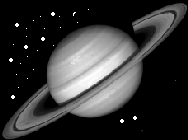
#> input picture digitalInfromationHandling/saturn3.GIF, 188 x 140 px, found by its file name
$ jupyter execute Untitled.ipynb
#> lines starting #> are read from the running program, lines starting #| are printed output that depends on the picture; long printed decimals are rounded
#> further down, input_image is the input picture: PIL image 188x140 P; min 0, max 254, mean 51.2
[cell 1]
import numpy as np
from PIL import Image

[cell 2]
def median_filter(image, kernel_size):
#> called with kernel_size = 3
    width, height = image.size
#> width = 188; height = 140
    half_kernel = kernel_size // 2
    image = np.array(image)

    result = np.zeros((height, width), dtype=np.uint8)

    for y in range(half_kernel, height - half_kernel):
        for x in range(half_kernel, width - half_kernel):
            window = image[y - half_kernel:y + half_kernel + 1, x - half_kernel:x + half_kernel + 1]
            window = sorted((window.reshape((1,-1)))[0])
            median_value = np.median(window)
            result[y, x] = int(median_value)

    return Image.fromarray(result)

[cell 3]
input_image = Image.open("saturn3.gif")

[cell 4]
input_image

[cell 5]
kernel_size = 3
output_image = median_filter(input_image, kernel_size)

[cell 6]
output_image

[cell 7]
output_image.save("output.gif")

[cell 8]
img = np.array(Image.open("moon.tif"))
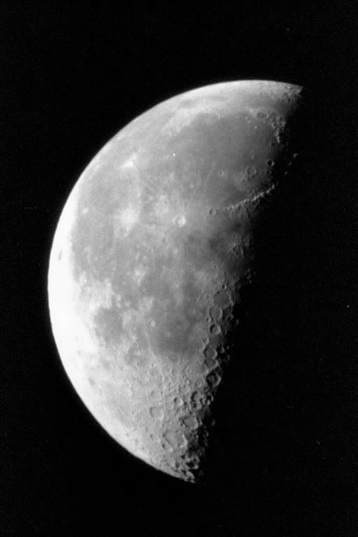
#> input picture digitalInfromationHandling/moon.tif, 358 x 537 px
#> img is the input picture: shape (537, 358); min 0, max 253, mean 52.9
img  =Image.fromarray((img))
img.convert('RGB')

[cell 9]
input_image2 = np.array(img)/255
input_image2

[cell 10]
import scipy as sp

[cell 11]
F_u_v = sp.fftpack.fftn(input_image2)


F_u_v.shape
#> Out = (537, 358)

[cell 12]
M = 1
a =1
b =0.01

[cell 13]
answ = np.zeros(F_u_v.shape)

answ= sp.fftpack.ifftn(M * np.log(a + b * np.abs(F_u_v)) * np.exp(1j*np.arctan2(F_u_v.imag,F_u_v.real)) )

[cell 14]
from IPython.display import display

print(np.array(input_image2), np.abs(answ)  )
#> (printed output is left out)

mx = np.max(np.abs(answ))
#> mx = 0.00346
print(mx)
#| 0.00346

mn = np.min(np.abs(answ))
#> mn = 7.52e-10
print(mn)
#| 7.515749948148663e-10
answ=(np.abs(answ)-mn)/(mx-mn)*255.0
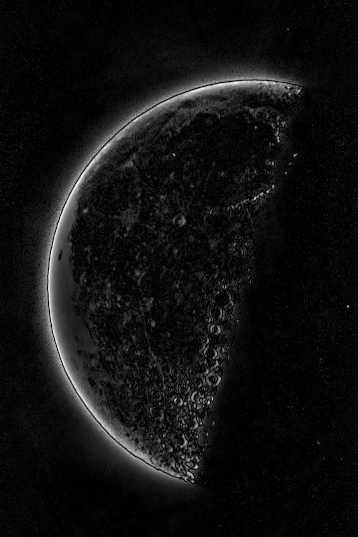
#> answ: shape (537, 358) float64; min 0, max 255, mean 17.7

[cell 15]
img  =Image.fromarray((answ))
#> img: PIL image 358x537 F
img.convert('RGB')
